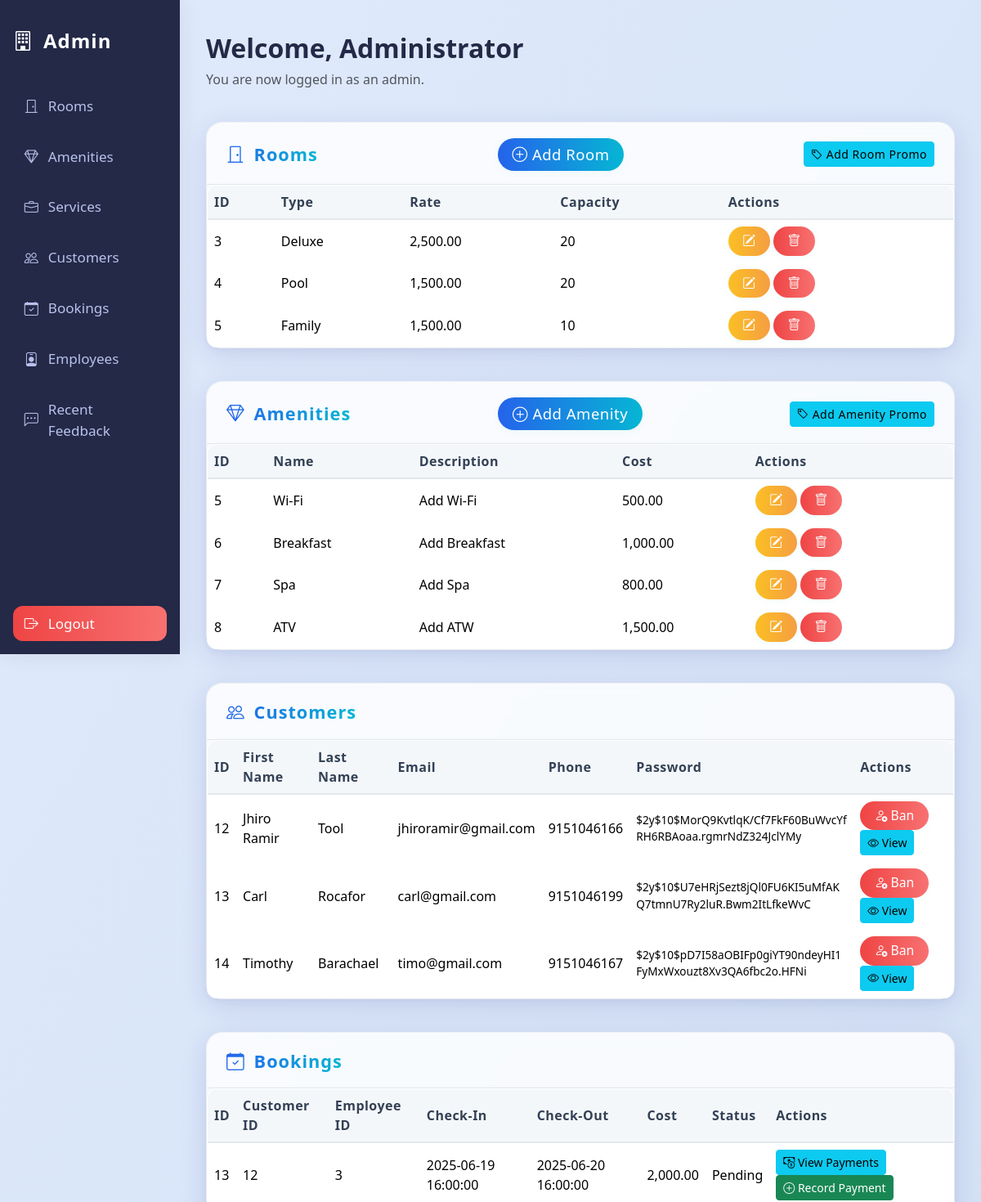
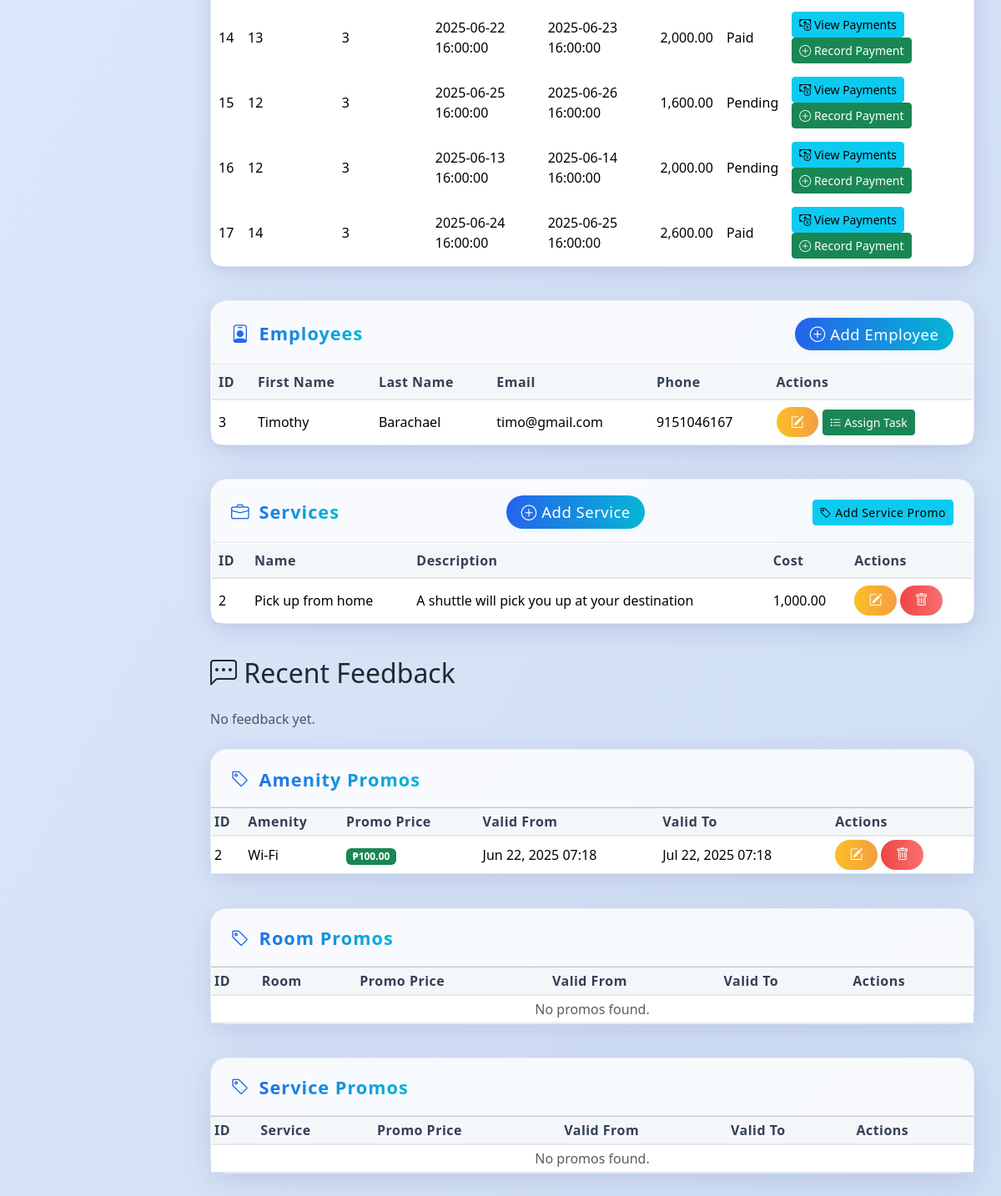
The page /admin_homepage.php (signed in) on the database its author committed (2 pictures, top to bottom).
### tables this page shows
CREATE TABLE `room` (
  `Room_ID` int(11) NOT NULL,
  `Room_Type` varchar(255) NOT NULL,
  `Room_Rate` decimal(10,2) NOT NULL,
  `Room_Cap` int(11) NOT NULL
);

CREATE TABLE `amenity` (
  `Amenity_ID` int(11) NOT NULL,
  `Amenity_Name` varchar(255) NOT NULL,
  `Amenity_Desc` varchar(255) NOT NULL,
  `Amenity_Cost` decimal(10,2) NOT NULL
);

CREATE TABLE `customer` (
  `Cust_ID` int(11) NOT NULL,
  `Cust_FN` varchar(255) NOT NULL,
  `Cust_LN` varchar(255) NOT NULL,
  `Cust_Email` varchar(255) NOT NULL,
  `Cust_Phone` bigint(20) NOT NULL,
  `Cust_Password` varchar(255) NOT NULL,
  `is_banned` tinyint(1) DEFAULT 0
);

CREATE TABLE `booking` (
  `Booking_ID` int(11) NOT NULL,
  `Cust_ID` int(11) NOT NULL,
  `Emp_ID` int(11) DEFAULT NULL,
  `Booking_IN` timestamp NOT NULL DEFAULT current_timestamp(),
  `Booking_Out` timestamp NULL DEFAULT NULL,
  `Booking_Cost` decimal(10,2) NOT NULL,
  `Booking_Status` varchar(255) NOT NULL,
  `Guests` int(11) DEFAULT NULL
);

CREATE TABLE `employee` (
  `Emp_ID` int(11) NOT NULL,
  `Admin_ID` int(11) DEFAULT NULL,
  `Emp_FN` varchar(255) NOT NULL,
  `Emp_LN` varchar(255) NOT NULL,
  `Emp_Email` varchar(255) NOT NULL,
  `Emp_Phone` bigint(20) NOT NULL,
  `Emp_Role` varchar(50) DEFAULT NULL
);

CREATE TABLE `service` (
  `Service_ID` int(11) NOT NULL,
  `Service_Name` varchar(255) NOT NULL,
  `Service_Desc` varchar(255) NOT NULL,
  `Service_Cost` decimal(10,2) NOT NULL
);

CREATE TABLE `amenityprices` (
  `AP_ID` int(11) NOT NULL,
  `Amenity_ID` int(11) NOT NULL,
  `Price` decimal(10,2) NOT NULL,
  `PromValidF` timestamp NOT NULL DEFAULT current_timestamp() ON UPDATE current_timestamp(),
  `PromValidT` timestamp NOT NULL DEFAULT current_timestamp() ON UPDATE current_timestamp()
);

### admin_homepage.php (the view, shortened to what the rows shown need)
<?php
require_once('classes/database.php');
$db = new Database();
$rooms = $db->getAllRooms();
$amenities = $db->getAllAmenities();
$customers = $db->getAllCustomers();
$bookings = $db->getAllBookings();
$employees = $db->getAllEmployees();
$services = $db->getAllServices();
$amenityPromos = $db->getAllAmenityPromos();
?>
<!doctype html>
<html lang="en">
<head>
  <link rel="stylesheet" href="./bootstrap-5.3.3-dist/css/bootstrap.css">
  <link rel="stylesheet" href="https://cdn.jsdelivr.net/npm/bootstrap-icons/font/bootstrap-icons.css">
  <link rel="stylesheet" href="style2.css">
</head>
<body>
  <div class="admin-layout">
    <main class="main-content">
      <header class="main-header">
        <h1>Welcome, Administrator</h1>
      </header>
      <section id="rooms" class="dashboard-section">
        <div class="dashboard-card glass-card">
          <div class="card-body">
            <table class="table dashboard-table align-middle">
              <thead>
                <tr>
                  <th>ID</th>
                  <th>Type</th>
                  <th>Rate</th>
                  <th>Capacity</th>
                  <th>Actions</th>
                </tr>
              </thead>
              <tbody>
                <?php foreach ($rooms as $room): ?>
                <tr>
                  <td><?= $room['Room_ID'] ?></td>
                  <td><?= htmlspecialchars($room['Room_Type']) ?></td>
                  <td><?= number_format($room['Room_Rate'], 2) ?></td>
                  <td><?= $room['Room_Cap'] ?></td>
                  <td>
                    <a href="update_room.php?id=<?= $room['Room_ID'] ?>" class="btn btn-warning btn-sm"><i class="bi bi-pencil-square"></i></a>
                    <a href="delete_room.php?id=<?= $room['Room_ID'] ?>" class="btn btn-danger btn-sm" onclick="return confirm('Delete this room?');"><i class="bi bi-trash"></i></a>
                  </td>
                </tr>
                <?php endforeach; ?>
              </tbody>
            </table>
          </div>
        </div>
      </section>
      <section id="amenities" class="dashboard-section">
        <div class="dashboard-card glass-card">
          <div class="card-body">
            <table class="table dashboard-table align-middle">
              <thead>
                <tr>
                  <th>ID</th>
                  <th>Name</th>
                  <th>Description</th>
                  <th>Cost</th>
                  <th>Actions</th>
                </tr>
              </thead>
              <tbody>
                <?php foreach ($amenities as $amenity): ?>
                <tr>
                  <td><?= $amenity['Amenity_ID'] ?></td>
                  <td><?= htmlspecialchars($amenity['Amenity_Name']) ?></td>
                  <td><?= htmlspecialchars($amenity['Amenity_Desc']) ?></td>
                  <td><?= number_format($amenity['Amenity_Cost'], 2) ?></td>
                  <td>
                    <a href="update_amenity.php?id=<?= $amenity['Amenity_ID'] ?>" class="btn btn-warning btn-sm"><i class="bi bi-pencil-square"></i></a>
                    <a href="delete_amenity.php?id=<?= $amenity['Amenity_ID'] ?>" class="btn btn-danger btn-sm" onclick="return confirm('Delete this amenity?');"><i class="bi bi-trash"></i></a>
                  </td>
                </tr>
                <?php endforeach; ?>
              </tbody>
            </table>
          </div>
        </div>
      </section>
      <section id="customers" class="dashboard-section">
        <div class="dashboard-card glass-card">
          <div class="card-body">
            <table class="table dashboard-table align-middle">
              <thead>
                <tr>
                  <th>ID</th>
                  <th>First Name</th>
                  <th>Last Name</th>
                  <th>Email</th>
                  <th>Phone</th>
                  <th>Password</th>
                  <th>Actions</th>
                </tr>
              </thead>
              <tbody>
                <?php foreach ($customers as $customer): ?>
                <tr>
                  <td><?= $customer['Cust_ID'] ?></td>
                  <td><?= htmlspecialchars($customer['Cust_FN']) ?></td>
                  <td><?= htmlspecialchars($customer['Cust_LN']) ?></td>
                  <td><?= htmlspecialchars($customer['Cust_Email']) ?></td>
                  <td><?= htmlspecialchars($customer['Cust_Phone']) ?></td>
                  <td style="font-size:0.85em;word-break:break-all;"><?= htmlspecialchars($customer['Cust_Password']) ?></td>
                  <td>
                    <?php if (empty($customer['is_banned'])): ?>
                      <a href="ban_customer.php?id=<?= $customer['Cust_ID'] ?>" class="btn btn-danger btn-sm" onclick="return confirm('Ban this customer?');"><i class="bi bi-person-x"></i> Ban</a>
                    <?php else: ?>
                      <span class="badge bg-danger">Banned</span>
                    <?php endif; ?>
                    <a href="customer_details.php?id=<?= $customer['Cust_ID'] ?>" class="btn btn-info btn-sm"><i class="bi bi-eye"></i> View</a>
                  </td>
                </tr>
                <?php endforeach; ?>
              </tbody>
            </table>
          </div>
        </div>
      </section>
      <section id="bookings" class="dashboard-section">
        <div class="dashboard-card glass-card">
          <div class="card-body">
            <table class="table dashboard-table align-middle">
              <thead>
                <tr>
                  <th>ID</th>
                  <th>Customer ID</th>
                  <th>Employee ID</th>
                  <th>Check-In</th>
                  <th>Check-Out</th>
                  <th>Cost</th>
                  <th>Status</th>
                  <th>Actions</th>
                </tr>
              </thead>
              <tbody>
                <?php foreach ($bookings as $booking): ?>
                <tr>
                  <td><?= $booking['Booking_ID'] ?></td>
                  <td><?= $booking['Cust_ID'] ?></td>
                  <td><?= $booking['Emp_ID'] ?></td>
                  <td><?= $booking['Booking_IN'] ?></td>
                  <td><?= $booking['Booking_Out'] ?></td>
                  <td><?= number_format($booking['Booking_Cost'], 2) ?></td>
                  <td><?= htmlspecialchars($booking['Booking_Status']) ?></td>
                  <td>
                    <button class="btn btn-info btn-sm" data-bs-toggle="modal" data-bs-target="#paymentsModal<?= $booking['Booking_ID'] ?>">
                      <i class="bi bi-cash-coin"></i> View Payments
                    </button>
                    <a href="payment.php?booking_id=<?= $booking['Booking_ID'] ?>" class="btn btn-success btn-sm"><i class="bi bi-plus-circle"></i> Record Payment</a>
                  </td>
                </tr>
                <?php endforeach; ?>
              </tbody>
            </table>
          </div>
        </div>
      </section>
      <section id="employee" class="dashboard-section">
        <div class="dashboard-card glass-card">
          <div class="card-body">
            <table class="table dashboard-table align-middle">
              <thead>
                <tr>
                  <th>ID</th>
                  <th>First Name</th>
                  <th>Last Name</th>
                  <th>Email</th>
                  <th>Phone</th>
                  <th>Actions</th>
                </tr>
              </thead>
              <tbody>
                <?php foreach ($employees as $employee): ?>
                <tr>
                  <td><?= $employee['Emp_ID'] ?></td>
                  <td><?= htmlspecialchars($employee['Emp_FN']) ?></td>
                  <td><?= htmlspecialchars($employee['Emp_LN']) ?></td>
                  <td><?= htmlspecialchars($employee['Emp_Email']) ?></td>
                  <td><?= htmlspecialchars($employee['Emp_Phone']) ?></td>
                  <td>
                    <a href="edit_employee.php?id=<?= $employee['Emp_ID'] ?>" class="btn btn-warning btn-sm"><i class="bi bi-pencil-square"></i></a>
                    <a href="assign_task.php?id=<?= $employee['Emp_ID'] ?>" class="btn btn-success btn-sm"><i class="bi bi-list-task"></i> Assign Task</a>
                  </td>
                </tr>
                <?php endforeach; ?>
              </tbody>
            </table>
          </div>
        </div>
      </section>
      <section id="services" class="dashboard-section">
        <div class="dashboard-card glass-card">
          <div class="card-body">
            <table class="table dashboard-table align-middle">
              <thead>
                <tr>
                  <th>ID</th>
                  <th>Name</th>
                  <th>Description</th>
                  <th>Cost</th>
                  <th>Actions</th>
                </tr>
              </thead>
              <tbody>
                <?php if ($services): ?>
                  <?php foreach ($services as $service): ?>
                    <tr>
                      <td><?= $service['Service_ID'] ?></td>
                      <td><?= htmlspecialchars($service['Service_Name']) ?></td>
                      <td><?= htmlspecialchars($service['Service_Desc']) ?></td>
                      <td><?= number_format($service['Service_Cost'], 2) ?></td>
                      <td>
                        <a href="update_service.php?id=<?= $service['Service_ID'] ?>" class="btn btn-warning btn-sm"><i class="bi bi-pencil-square"></i></a>
                        <a href="delete_service.php?id=<?= $service['Service_ID'] ?>" class="btn btn-danger btn-sm" onclick="return confirm('Delete this service?');"><i class="bi bi-trash"></i></a>
                      </td>
                    </tr>
                  <?php endforeach; ?>
                <?php else: ?>
                  <tr><td colspan="5" class="text-muted">No services found.</td></tr>
                <?php endif; ?>
              </tbody>
            </table>
          </div>
        </div>
      </section>
      <section class="minimal-section" id="admin-feedback">
          <h2 class="section-title mb-4"><i class="bi bi-chat-left-dots"></i> Recent Feedback</h2>
      </section>
      <section id="amenity-promos" class="dashboard-section">
        <div class="dashboard-card glass-card mt-4">
          <div class="card-body">
            <table class="table table-bordered table-sm align-middle mb-0">
              <thead class="table-light">
                <tr>
                  <th>ID</th>
                  <th>Amenity</th>
                  <th>Promo Price</th>
                  <th>Valid From</th>
                  <th>Valid To</th>
                  <th>Actions</th>
                </tr>
              </thead>
              <tbody>
                <?php if ($amenityPromos): ?>
                  <?php foreach ($amenityPromos as $promo): ?>
                    <tr>
                      <td><?= $promo['AP_ID'] ?></td>
                      <td><?= htmlspecialchars($promo['Amenity_Name']) ?></td>
                      <td><span class="badge bg-success">₱<?= number_format($promo['Price'], 2) ?></span></td>
                      <td><?= date('M d, Y H:i', strtotime($promo['PromValidF'])) ?></td>
                      <td><?= date('M d, Y H:i', strtotime($promo['PromValidT'])) ?></td>
                      <td>
                        <a href="edit_amenity_promo.php?id=<?= $promo['AP_ID'] ?>" class="btn btn-warning btn-sm"><i class="bi bi-pencil-square"></i></a>
                        <a href="delete_amenity_promo.php?id=<?= $promo['AP_ID'] ?>" class="btn btn-danger btn-sm" onclick="return confirm('Delete this promo?');"><i class="bi bi-trash"></i></a>
                      </td>
                    </tr>
                  <?php endforeach; ?>
                <?php else: ?>
                  <tr><td colspan="5" class="text-muted text-center">No promos found.</td></tr>
                <?php endif; ?>
              </tbody>
            </table>
          </div>
        </div>
      </section>
      <section id="room-promos" class="dashboard-section">
        <div class="dashboard-card glass-card mt-4">
          <div class="card-body">
            <table class="table table-bordered table-sm align-middle mb-0">
              <thead class="table-light">
                <tr>
                  <th>ID</th>
                  <th>Room</th>
                  <th>Promo Price</th>
                  <th>Valid From</th>
                  <th>Valid To</th>
                  <th>Actions</th>
                </tr>
              </thead>
            </table>
          </div>
        </div>
      </section>
      <section id="service-promos" class="dashboard-section">
        <div class="dashboard-card glass-card mt-4">
          <div class="card-body">
            <table class="table table-bordered table-sm align-middle mb-0">
              <thead class="table-light">
                <tr>
                  <th>ID</th>
                  <th>Service</th>
                  <th>Promo Price</th>
                  <th>Valid From</th>
                  <th>Valid To</th>
                  <th>Actions</th>
                </tr>
              </thead>
            </table>
          </div>
        </div>
      </section>
    </main>
  </div>
</body>
</html>

### rows shown on the page
room: Room_ID "3", Room_Type "Deluxe", Room_Rate "2,500.00", Room_Cap "20"
room: Room_ID "4", Room_Type "Pool", Room_Rate "1,500.00", Room_Cap "20"
room: Room_ID "5", Room_Type "Family", Room_Rate "1,500.00", Room_Cap "10"
amenity: Amenity_ID "5", Amenity_Name "Wi-Fi", Amenity_Desc "Add Wi-Fi", Amenity_Cost "500.00"
amenity: Amenity_ID "6", Amenity_Name "Breakfast", Amenity_Desc "Add Breakfast", Amenity_Cost "1,000.00"
amenity: Amenity_ID "7", Amenity_Name "Spa", Amenity_Desc "Add Spa", Amenity_Cost "800.00"
amenity: Amenity_ID "8", Amenity_Name "ATV", Amenity_Desc "Add ATW", Amenity_Cost "1,500.00"
customer: Cust_ID "12", Cust_FN "Jhiro Ramir", Cust_LN "Tool", Cust_Email "jhiroramir@gmail.com", Cust_Phone "9151046166", Cust_Password "$2y$10$MorQ9KvtlqK/Cf7FkF60BuWvcYfRH6RBAoaa.rgmrNdZ324JclYMy"
customer: Cust_ID "13", Cust_FN "Carl", Cust_LN "Rocafor", Cust_Email "carl@gmail.com", Cust_Phone "9151046199", Cust_Password "$2y$10$U7eHRjSezt8jQl0FU6KI5uMfAKQ7tmnU7Ry2luR.Bwm2ItLfkeWvC"
customer: Cust_ID "14", Cust_FN "Timothy", Cust_LN "Barachael", Cust_Email "timo@gmail.com", Cust_Phone "9151046167", Cust_Password "$2y$10$pD7I58aOBIFp0giYT90ndeyHI1FyMxWxouzt8Xv3QA6fbc2o.HFNi"
booking: Booking_ID "13", Cust_ID "12", Emp_ID "3", Booking_IN "2025-06-19 16:00:00", Booking_Out "2025-06-20 16:00:00", Booking_Cost "2,000.00", Booking_Status "Pending"
booking: Booking_ID "14", Cust_ID "13", Emp_ID "3", Booking_IN "2025-06-22 16:00:00", Booking_Out "2025-06-23 16:00:00", Booking_Cost "2,000.00", Booking_Status "Paid"
booking: Booking_ID "15", Cust_ID "12", Emp_ID "3", Booking_IN "2025-06-25 16:00:00", Booking_Out "2025-06-26 16:00:00", Booking_Cost "1,600.00", Booking_Status "Pending"
booking: Booking_ID "16", Cust_ID "12", Emp_ID "3", Booking_IN "2025-06-13 16:00:00", Booking_Out "2025-06-14 16:00:00", Booking_Cost "2,000.00", Booking_Status "Pending"
booking: Booking_ID "17", Cust_ID "14", Emp_ID "3", Booking_IN "2025-06-24 16:00:00", Booking_Out "2025-06-25 16:00:00", Booking_Cost "2,600.00", Booking_Status "Paid"
employee: Emp_ID "3", Emp_FN "Timothy", Emp_LN "Barachael", Emp_Email "timo@gmail.com", Emp_Phone "9151046167"
service: Service_ID "2", Service_Name "Pick up from home", Service_Desc "A shuttle will pick you up at your destination", Service_Cost "1,000.00"
amenityprices: AP_ID "2", Amenity_ID.Amenity_Name "Wi-Fi", Price "100.00", PromValidF "Jun 22, 2025 07:18", PromValidT "Jul 22, 2025 07:18"
